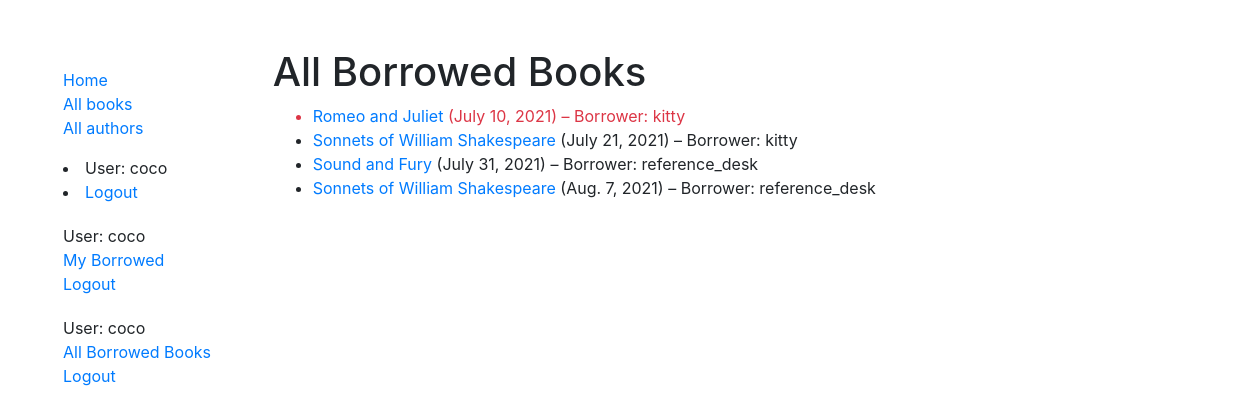
The page /catalog/all_borrowed_books/ (signed in) on the database its author committed.
### catalog/models.py (models this page shows, shortened)
class BookInstance(models.Model):
    id = models.UUIDField(primary_key=True, default=uuid.uuid4, help_text='Unique ID for this particular book across whole library')
    book = models.ForeignKey('Book', on_delete=models.RESTRICT, null=True)
    imprint = models.CharField(max_length=200)
    due_back = models.DateField(null=True, blank=True)
    borrower = models.ForeignKey(User, on_delete=models.SET_NULL, null=True, blank=True)
    @property
    def is_overdue(self):
        if self.due_back and date.today() > self.due_back:
            return True
        return False
    LOAN_STATUS = (
        ('m', 'Maintenance'),
        ('o', 'On loan'),
        ('a', 'Available'),
        ('r', 'Reserved'),
    )
    status = models.CharField(
        max_length=1,
        choices=LOAN_STATUS,
        blank=True,
        default='m',
        help_text='Book availability',
    )
    class Meta:
        ordering = ['due_back']

class Book(models.Model):
    title = models.CharField(max_length=200)
    author = models.ForeignKey('Author', on_delete=models.SET_NULL, null=True)
    summary = models.TextField(max_length=1000, help_text='Enter a brief description of the book')
    isbn = models.CharField('ISBN', max_length=13, unique=True,
                             help_text='13 Character <a href="https://www.isbn-international.org/content/what-isbn">ISBN number</a>')
    genre = models.ManyToManyField(Genre, help_text='Select a genre for this book')
    def display_genre(self):
        """Create a string for the Genre. This is required to display genre in Admin."""
        return ', '.join(genre.name for genre in self.genre.all()[:3])
    display_genre.short_description = 'Genre'

### catalog/views.py (the view)
# urls.py: path('all_borrowed_books/', views.all_borrowed_books, name='all_borrowed_books'),
@login_required
@permission_required('catalog.can_mark_returned', raise_exception=True)
def all_borrowed_books(request):
    all_borrowed = BookInstance.objects.filter(status__exact='o').order_by('due_back')
    context = {
        'all_borrowed' : all_borrowed,
    }
    return render(request, 'catalog/all_borrowed_books.html', context)

### catalog/templates/catalog/all_borrowed_books.html
{% extends "base_generic.html" %}
{% block content %}
    <h1>All Borrowed Books</h1>
    {% if all_borrowed %}
    <ul>
      {% for bookinst in all_borrowed %}
      <li class="{% if bookinst.is_overdue %}text-danger{% endif %}">
        <a href="{% url 'book-detail' bookinst.book.pk %}">{{bookinst.book.title}}</a> ({{ bookinst.due_back }}) – Borrower:  {{ bookinst.borrower }}
      </li>
      {% endfor %}
    </ul>
    {% else %}
      <p>There are no books borrowed.</p>
    {% endif %}
{% endblock %}

### catalog/templates/base_generic.html (shortened to what this page needs)
<!DOCTYPE html>
<html lang="en">
<head>
  <link rel="stylesheet" href="https://cdn.jsdelivr.net/npm/bootstrap@4.5.3/dist/css/bootstrap.min.css">
  {% load static %}
  <link rel="stylesheet" href="{% static 'css/styles.css' %}">
</head>
<body>
  <div class="container-fluid m-5">
    <div class="row">
      <div class="col-sm-2">
      {% block sidebar %}
        <ul class="sidebar-nav">
          <li><a href="{% url 'index' %}">Home</a></li>
          <li><a href="{% url 'books' %}">All books</a></li>
          <li><a href="{% url 'authors' %}">All authors</a></li>
        </ul>
        {% if user.is_authenticated %}
        <li>User: {{ user.get_username }}</li>
        <li><a href="{% url 'logout'%}?next={{request.path}}">Logout</a></li>
      {% else %}
        <li><a href="{% url 'login'%}?next={{request.path}}">Login</a></li>
      {% endif %}
     <ul class="sidebar-nav">
      {% if user.is_authenticated %}
      <li>User: {{ user.get_username }}</li>
      <li><a href="{% url 'my-borrowed' %}">My Borrowed</a></li>
      <li><a href="{% url 'logout'%}?next={{request.path}}">Logout</a></li>
      {% else %}
      <li><a href="{% url 'login'%}?next={{request.path}}">Login</a></li>
      {% endif %}
    </ul>
    <ul class="sidebar-nav">
      {% if user.is_staff %}
      <li>User: {{ user.get_username }}</li>
      <li><a href="{% url 'all_borrowed_books' %}">All Borrowed Books</a></li>
      <li><a href="{% url 'logout'%}?next={{request.path}}">Logout</a></li>
      {% else %}
      <li><a href="{% url 'login'%}?next={{request.path}}">Login</a></li>
      {% endif %}
    </ul>
     {% endblock %}
      </div>
      <div class="col-sm-10 ">{% block content %}{% endblock %}</div>
    </div>
  </div>
</body>
</html>

### catalog/static/css/styles.css (style rules this page uses)
.sidebar-nav { margin-top: 20px; padding: 0; list-style: none; }

### rows shown on the page
BookInstance: book "Romeo and Juliet", due_back "July 10, 2021", borrower "kitty"
BookInstance: book "Sonnets of William Shakespeare", due_back "July 21, 2021", borrower "kitty"
BookInstance: book "Sound and Fury", due_back "July 31, 2021", borrower "reference_desk"
BookInstance: book "Sonnets of William Shakespeare", due_back "Aug. 7, 2021", borrower "reference_desk"

### other values the page prints
{{ user.get_username }} "coco"
